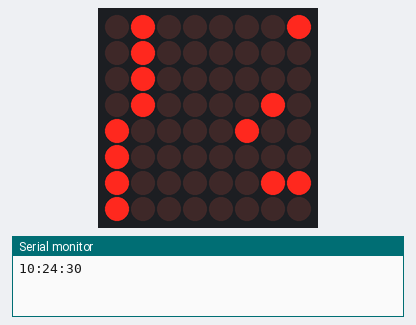
A sketch run on a simulated Arduino Uno, built with avr-gcc and run on an emulated ATmega328P. Shown: 8×8 LED matrix, the last lines printed to the serial monitor. Wiring (inferred from the names in the program): DS3231 clock at I2C address 0x68. The local clock reads 2024-03-15 10:24:30 at power-on unless the sketch sets it.

Above: at 0.1 s.
At 4.1 s:
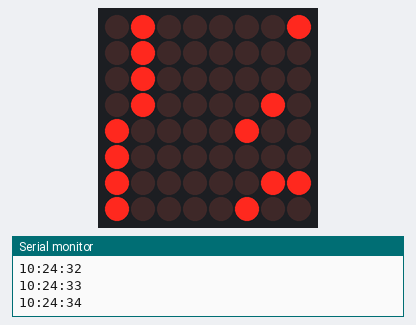
At 9.1 s:
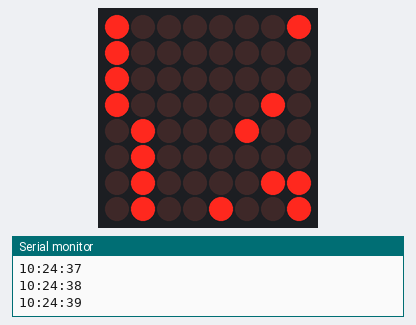
At 19.2 s:
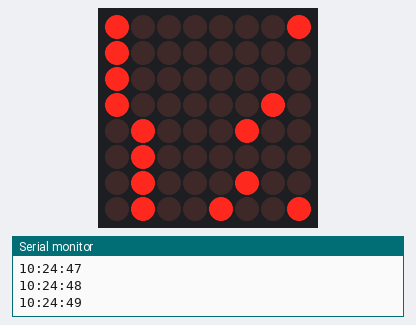
At 28.2 s:
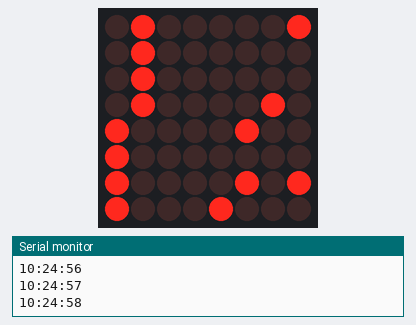
At 38.2 s:
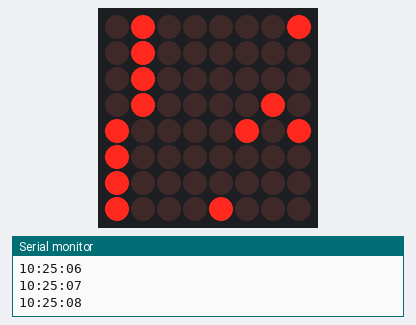

Measured:
- what the display in image 1 shows lasts 1.0 s, from 4.0 s to 5.0 s

The sketch:

BinaryClock.ino
```cpp
// (licence header left out)
#include <Arduino.h>
#include <Wire.h>
#include <LedControl.h>

#define RTC_I2C_ADDRESS 0x68

#define mxClock 12
#define mxCS 11
#define mxDin 10

LedControl mx=LedControl(mxDin,mxClock,mxCS,1);

byte nothing = 0x0f;
byte none = 0xf0;

void setup() {
    Wire.begin();
    Serial.begin(9600);
    mxConfig();
    //set(17, 05, 30, 5, 25, 8, 16);
}

byte dtob(byte val) { return ((val / 10 * 16) + (val % 10)); }
byte btod(byte val) { return ((val / 16 * 10) + (val % 16)); }

void set(byte hour, byte minute, byte second) {
    Wire.beginTransmission(RTC_I2C_ADDRESS);
    Wire.write(0);
    Wire.write(dtob(second));
    Wire.write(dtob(minute));
    Wire.write(dtob(hour));
    Wire.endTransmission();
}

void read(byte *hour, byte *minute, byte *second) {

    Wire.beginTransmission(RTC_I2C_ADDRESS);
    Wire.write(0);
    Wire.endTransmission();

    Wire.requestFrom(RTC_I2C_ADDRESS, 7);
    *second = Wire.read() & 0x7f;
    *minute = Wire.read();
    *hour = Wire.read() & 0x3f;
}

void mxConfig(void) {
    mx.shutdown(0,false);
    mx.setIntensity(0,2);
    mx.clearDisplay(0);
}

void displayTime() {
    byte hour, minute, second;
    read(&hour, &minute, &second);

    mx.setRow(0,7,(second & 0x0f));
    mx.setRow(0,6,(second >> 4) & ((1 << 4) - 1));
    mx.setRow(0,4,(minute & 0x0f));
    mx.setRow(0,3,(minute >> 4) & ((1 << 4) - 1));
    mx.setRow(0,1,(hour & 0x0f));
    mx.setRow(0,0,(hour >> 4) & ((1 << 4) - 1));

    if(btod(hour)<10)Serial.print("0");
    Serial.print(btod(hour));
    Serial.print(":");
    if(btod(minute)<10)Serial.print("0");
    Serial.print(btod(minute));
    Serial.print(":");
    if(btod(second)<10)Serial.print("0");
    Serial.println(btod(second));
}

void loop() {
    displayTime();

    switch(nothing) {
        case 0xf0:
            mx.setColumn(0,0, nothing);
            mx.setColumn(0,1, none);
            nothing = 0x0f;
            none = 0xf0;
            break;
        case 0x0f:
            mx.setColumn(0,0, nothing);
            mx.setColumn(0,1, none);
            nothing = 0xf0;
            none = 0x0f;
            break;
    }
    delay(1000);
}
```
